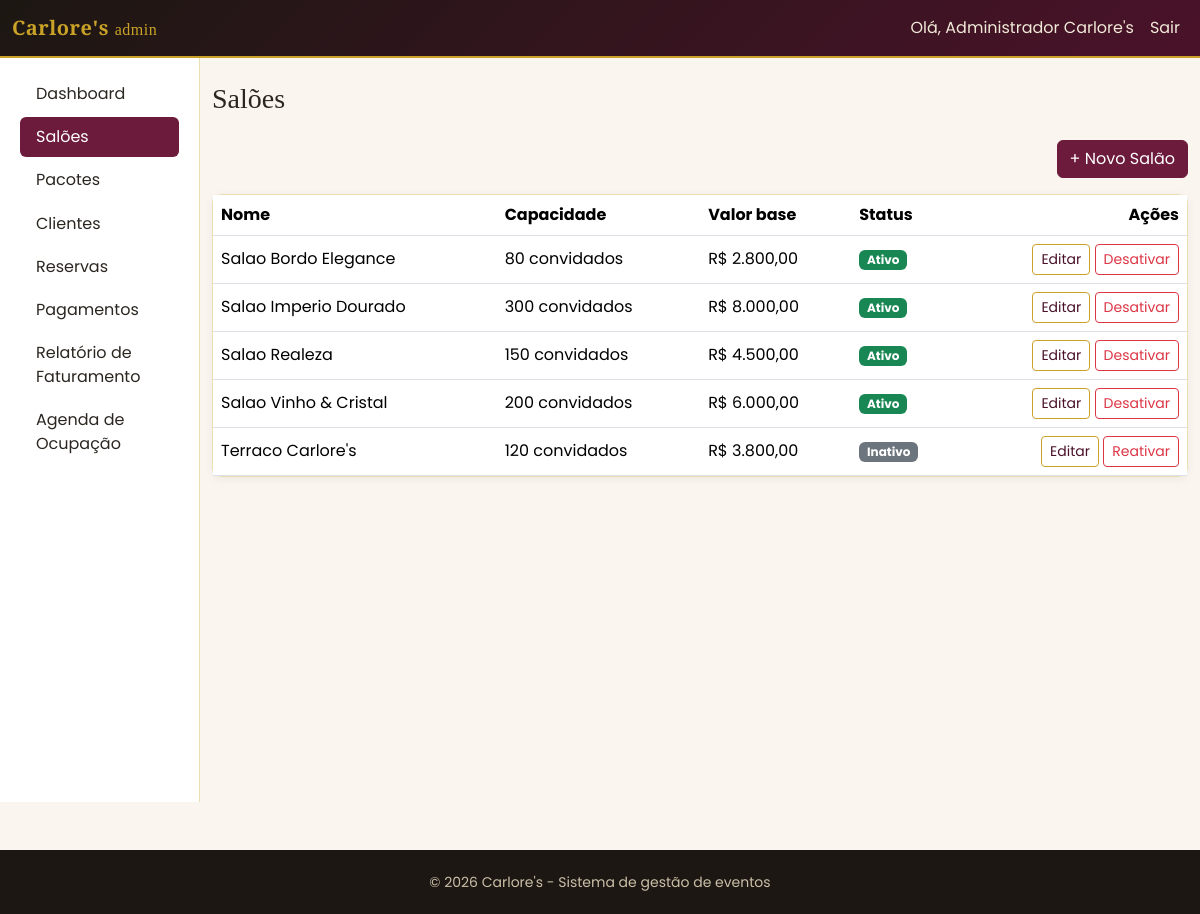
/admin/saloes/index.php (signed in), run on the app's committed database.
### tables this page shows
CREATE TABLE saloes (
    id          INT UNSIGNED AUTO_INCREMENT PRIMARY KEY,
    nome        VARCHAR(100) NOT NULL,
    capacidade  SMALLINT UNSIGNED NOT NULL,
    descricao   TEXT NULL,
    valor_base  DECIMAL(10,2) NOT NULL DEFAULT 0.00,
    foto        VARCHAR(255) NULL,
    ativo       TINYINT(1) NOT NULL DEFAULT 1,
    created_at  DATETIME NOT NULL DEFAULT CURRENT_TIMESTAMP,
    updated_at  DATETIME NOT NULL DEFAULT CURRENT_TIMESTAMP ON UPDATE CURRENT_TIMESTAMP,
    UNIQUE KEY uq_saloes_nome (nome),
    INDEX idx_saloes_ativo (ativo)
);

### public/admin/saloes/index.php (called while the page is built, shortened)
<?php
require_once __DIR__ . '/../../../config/bootstrap.php';
$saloes = Salao::listarTodos();
require ROOT_PATH . '/views/admin/saloes/listar.php';

### config/bootstrap.php (called while the page is built, shortened)
<?php
require_once ROOT_PATH . '/config/database.php';
require_once ROOT_PATH . '/helpers/format_helper.php';
spl_autoload_register(function (string $classe): void {
    foreach (['models', 'services'] as $pasta) {
        $caminho = ROOT_PATH . "/{$pasta}/{$classe}.php";
        if (is_file($caminho)) {
            return;
        }
    }
});

### config/database.php (called while the page is built, shortened)
<?php
class Database
{
    private static ?PDO $conexao = null;
    public static function conectar(): PDO
    {
        if (self::$conexao === null) {
            $dsn = 'mysql:host=' . self::HOST . ';dbname=' . self::DBNAME . ';charset=' . self::CHARSET;
            try {
                self::$conexao = new PDO($dsn, self::USUARIO, self::SENHA, [
                    PDO::ATTR_ERRMODE            => PDO::ERRMODE_EXCEPTION,
                    PDO::ATTR_EMULATE_PREPARES   => false,
                    PDO::ATTR_DEFAULT_FETCH_MODE => PDO::FETCH_ASSOC,
                ]);
            } catch (PDOException $e) {
                error_log('[Database] Falha na conexao: ' . $e->getMessage());
                http_response_code(500);
                die('Nao foi possivel conectar ao banco de dados. Verifique se o MySQL do XAMPP esta em execucao e se o banco "carlores" foi importado (veja o README.md).');
            }
        }
        return self::$conexao;
    }
}

### models/Salao.php (called while the page is built, shortened)
<?php
class Salao
{
    public static function listarTodos(): array
    {
        $stmt = Database::conectar()->query('SELECT * FROM saloes ORDER BY nome');
        return $stmt->fetchAll();
    }
}

### helpers/format_helper.php (called while the page is built, shortened)
<?php
function e(mixed $valor): string
{
    return htmlspecialchars((string)($valor ?? ''), ENT_QUOTES, 'UTF-8');
}
function moneyBr(float|string|null $valor): string
{
    return 'R$ ' . number_format((float)$valor, 2, ',', '.');
}

### views/admin/saloes/listar.php (the view, shortened to what this page needs)
<?php require ROOT_PATH . '/views/partials/header_admin.php'; ?>
<div class="d-flex justify-content-end mb-3">
    <a href="/admin/saloes/criar.php" class="btn btn-carlores">+ Novo Salão</a>
</div>
<div class="card card-carlores">
    <div class="table-responsive">
        <table class="table mb-0 align-middle">
            <thead><tr><th>Nome</th><th>Capacidade</th><th>Valor base</th><th>Status</th><th class="text-end">Ações</th></tr></thead>
            <tbody>
            <?php foreach ($saloes as $salao): ?>
                <tr>
                    <td><?= e($salao['nome']) ?></td>
                    <td><?= (int)$salao['capacidade'] ?> convidados</td>
                    <td><?= moneyBr($salao['valor_base']) ?></td>
                    <td>
                        <?php if ($salao['ativo']): ?>
                            <span class="badge text-bg-success">Ativo</span>
                        <?php else: ?>
                            <span class="badge text-bg-secondary">Inativo</span>
                        <?php endif; ?>
                    </td>
                    <td class="text-end">
                        <a href="/admin/saloes/editar.php?id=<?= (int)$salao['id'] ?>" class="btn btn-sm btn-outline-carlores">Editar</a>
                        <form method="post" action="/admin/saloes/excluir.php" class="d-inline"
                              onsubmit="return confirm('<?= $salao['ativo'] ? 'Desativar' : 'Reativar' ?> este salão?');">
                            <button type="submit" class="btn btn-sm btn-outline-danger"><?= $salao['ativo'] ? 'Desativar' : 'Reativar' ?></button>
                        </form>
                    </td>
                </tr>
            <?php endforeach; ?>
            </tbody>
        </table>
    </div>
</div>
<?php require ROOT_PATH . '/views/partials/footer_admin.php'; ?>

### public/assets/css/theme.css (style rules this page uses)
:root { --carlores-preto: #1c1712; --carlores-vinho: #6d1b3c; --carlores-vinho-escuro: #4a1229; --carlores-dourado: #c9a227; --carlores-dourado-claro: #e8d38a; --carlores-creme: #faf6ef; --carlores-texto: #2b2620; }
body { background-color: var(--carlores-creme); color: var(--carlores-texto); font-family: 'Poppins', 'Segoe UI', sans-serif; }
a { color: var(--carlores-vinho); }
.btn-carlores { background-color: var(--carlores-vinho); border-color: var(--carlores-vinho); color: #fff; }
.btn-outline-carlores { border-color: var(--carlores-dourado); color: var(--carlores-vinho-escuro); }
.card-carlores { border: 1px solid rgba(201, 162, 39, 0.35); border-radius: 0.6rem; box-shadow: 0 2px 10px rgba(0,0,0,0.06); }

### data on the page
saloes: nome "Salao Bordo Elegance", capacidade "80", valor_base "R$ 2.800,00", ativo "Ativo"
saloes: nome "Salao Imperio Dourado", capacidade "300", valor_base "R$ 8.000,00", ativo "Ativo"
saloes: nome "Salao Realeza", capacidade "150", valor_base "R$ 4.500,00", ativo "Ativo"
saloes: nome "Salao Vinho & Cristal", capacidade "200", valor_base "R$ 6.000,00", ativo "Ativo"
saloes: nome "Terraco Carlore's", capacidade "120", valor_base "R$ 3.800,00", ativo "Inativo"

### other printed values
APP_NOME "Carlore's"
$usuario['nome'] "Administrador Carlore's"
$rotulo "Dashboard"
$rotulo "Salões"
$rotulo "Pacotes"
$rotulo "Clientes"
$rotulo "Reservas"
$rotulo "Pagamentos"
$rotulo "Relatório de Faturamento"
$rotulo "Agenda de Ocupação"
$tituloPagina "Salões"
